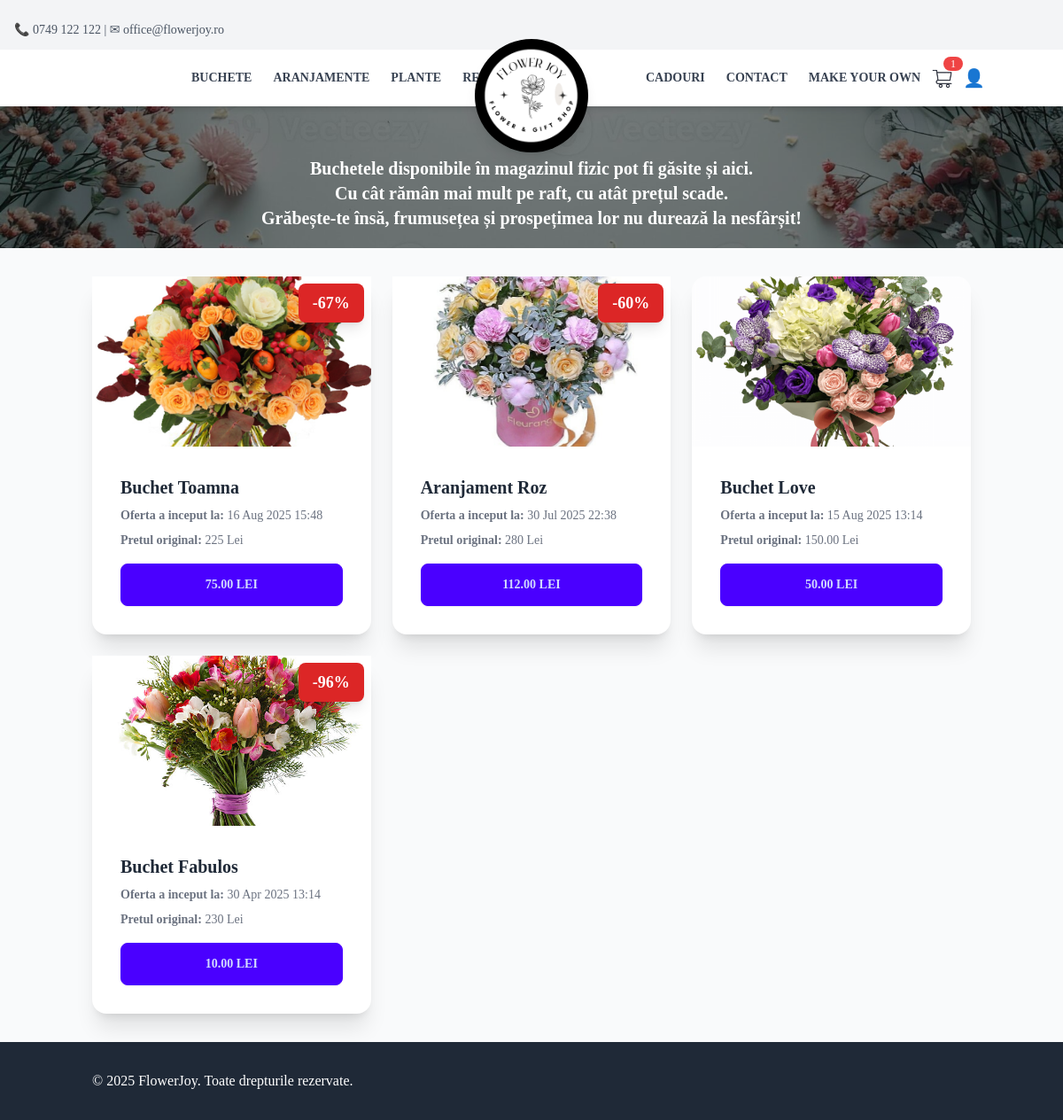
Page /auction/ on the committed database.
### App/models.py (models this page shows, shortened)
class Product(models.Model):
    name = models.CharField(max_length=100, null=False, blank=False)
    description = RichTextField()
    category = models.CharField(
        max_length=100,
        choices=[
            ("buchete", "buchete"),
            ("plante", "plante"),
            ("aranjamente", "aranjamente"),
            ("Accessories", "Accessories"),
            ("Gifts", "Gifts"),
            ("CustomBouquet", "CustomBouquet"),
        ],
        default="General"
    )
    price = models.DecimalField(max_digits=10, decimal_places=0, null=False, blank=False)
    image = models.ImageField(upload_to="Pictures/", null=False, blank=False)
    created_at = models.DateTimeField(auto_now_add=True, null=False, blank=False)
    stock = models.PositiveIntegerField(default=0)
    is_custom = models.BooleanField(default=False)
    in_store = models.BooleanField(default=False)
    auction_manual = models.BooleanField(default=False)
    auction_start_time = models.DateTimeField(null=True, blank=True)
    auction_floor_price = models.DecimalField(max_digits=10, decimal_places=2, default=10)
    auction_interval_minutes = models.PositiveIntegerField(default=60)
    auction_drop_amount = models.DecimalField(max_digits=6, decimal_places=2, default=5)
    before_auction_price = models.DecimalField(max_digits=10, decimal_places=2, null=False, blank=False, default=0.00)  # Store the price before auction
    bid_submited = models.BooleanField(default=False)  # Track if a bid has been submitted
    number_of_purcheses = models.PositiveIntegerField(default=0)  # Track the number of purchases
    def is_in_auction(self):
        if not self.before_auction_price or self.before_auction_price == 0:
            self.before_auction_price = self.price
        return self.auction_manual or (self.in_store and self.auction_start_time and self.auction_start_time <= timezone.now()) and self.bid_submited == False
    def get_auction_price(self):
        if not self.is_in_auction():
            return self.price, 0, 0  # Return original price, no discount, no percentage reduction
        minutes_passed = (timezone.now() - self.auction_start_time).total_seconds() / 60
        total_drops = max(1, int(minutes_passed / self.auction_interval_minutes))
        discount = min(self.auction_drop_amount * total_drops, self.price - self.auction_floor_price)  # Ensure price doesn't go below floor price
        auction_bid_price = self.price - Decimal(discount)  # Calculate the auction price
        price_difference = self.price - auction_bid_price  # Calculate the price difference
        if self.price == 0:
            percentage_reduction = Decimal(0)
        else:
            percentage_reduction = Decimal((price_difference / self.price) * 100)  # Calculate percentage reduction as Decimal
        return auction_bid_price, price_difference, percentage_reduction

### App/views.py (the view, shortened to what this page needs)
# urls.py: path("auction/", auction_view, name="auction"),
def auction_view(request):
    products = Product.objects.all()
    auction_products = [p for p in products if p.is_in_auction()]
    if request.headers.get("HX-Request"):
        return render(request, "partials/auction_list.html", {"products": auction_products})
    return render(request, "auction.html", {"products": auction_products})

### App/templates/partials/auction.html (shortened to what this page needs)
{% extends "base.html" %}
{% load static %}
{% block content %}
<section class="relative w-full h-56 bg-cover bg-center mt-14" style="background-image: url('/static/bannerCart.jpg');">
    <div class="container mx-auto px-4 py-16 relative z-10 text-white">
        <h1 class="text-xl font-bold text-center mt-14"> Buchetele disponibile în magazinul fizic pot fi găsite și aici. <br>
           Cu cât rămân mai mult pe raft, cu atât prețul scade. <br>
           Grăbește-te însă, frumusețea și prospețimea lor nu durează la nesfârșit!</h1>
    </div>
</section>
<section class="py-8">
    <div class="container mx-auto px-4">
        <div
            id="product-list"
            hx-get="{% url 'auction' %}"
            hx-trigger="refreshProductList from:body, every 10s"
            hx-swap="innerHTML"
            class="grid grid-cols-1 sm:grid-cols-2 md:grid-cols-3 gap-6"
        >
            {% include "partials/auction_list.html" %}
        </div>
    </div>
</section>
{% endblock %}

### App/templates/partials/auction_list.html
{% for product in products %}
{% if not product.bid_submited %}
<div class="card bg-base-100 shadow-xl relative">
    {% with auction_data=product.get_auction_price %}
        {% if auction_data.2 > 0 %}
            <div class="absolute top-2 right-2 bg-red-600 text-white text-lg font-bold px-4 py-2 rounded-lg shadow-lg z-20">
                -{{ auction_data.2|floatformat:0 }}%
            </div>
        {% endif %}
    {% endwith %}
    <figure>
        <img src="{{ product.image.url }}" alt="{{ product.name }}" class="w-full h-48 object-cover">
    </figure>
    <div class="card-body">
        <h2 class="card-title">{{ product.name }}</h2>
        <p class="text-sm text-gray-500"><strong>Oferta a inceput la:</strong> {{ product.auction_start_time|date:"d M Y H:i" }}</p>
        <p class="text-sm text-gray-500"><strong>Pretul original:</strong> {{ product.before_auction_price }} Lei</p>
        <div
            hx-get="{% url 'auction_price_partial' product.pk %}"
            hx-trigger="every 100s"
            hx-swap="innerHTML"
            class="price-container mt-2"
        >
            {% include "partials/auction_price.html" with product=product %}
        </div>
    </div>
</div>
{% endif %}
{% endfor %}

### App/templates/partials/auction_price.html
<button
    class="btn btn-primary w-full"
    hx-get="{% url 'auction_confirm_popup' product.pk %}"
    hx-target="#modal-container"
    hx-swap="innerHTML"
>
    {{ product.get_auction_price.0|floatformat:2 }} LEI
</button>

### rows in the picture
Product: get_auction_price.2 "67", image (picture), name "Buchet Toamna", auction_start_time "16 Aug 2025 15:48", before_auction_price "225", get_auction_price.0 "75.00"
Product: get_auction_price.2 "60", image (picture), name "Aranjament Roz", auction_start_time "30 Jul 2025 22:38", before_auction_price "280", get_auction_price.0 "112.00"
Product: image (picture), name "Buchet Love", auction_start_time "15 Aug 2025 13:14", before_auction_price "150.00", get_auction_price.0 "50.00"
Product: get_auction_price.2 "96", image (picture), name "Buchet Fabulos", auction_start_time "30 Apr 2025 13:14", before_auction_price "230", get_auction_price.0 "10.00"
